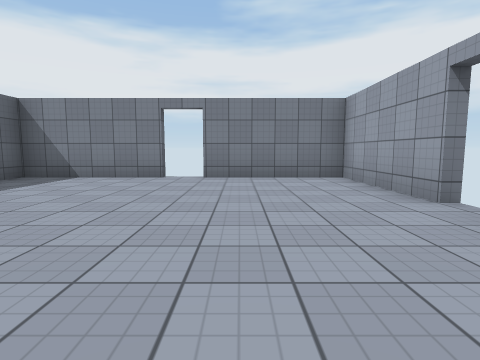
[1] (above)

20 first-person views from a walk through a 3-D level made in the Unity game engine. The camera is 1.2 m above the floor, tilts 6° down and sees 80° across. Doors are open. The floor is counted in squares, 2 m on a side. Each view is taken from the middle of a square. On the plan, view 1 faces up. The plan holds only what a view shows up to about 9 squares ahead; the rest is blank. The player is left out. Surface patterns are stand-ins for the level's own textures.

[2]
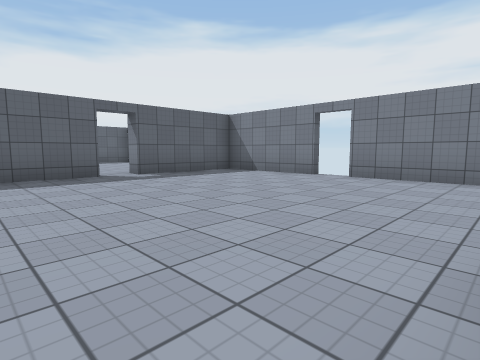

[3]
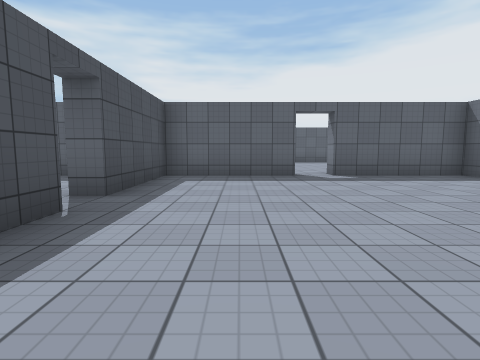

[4]
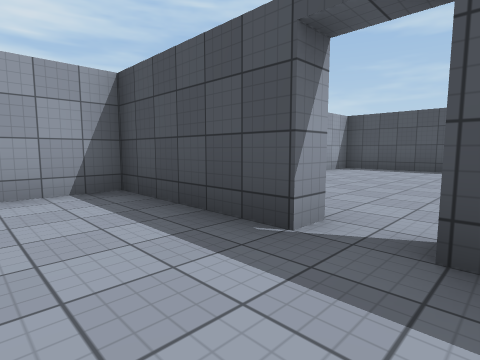

[5]
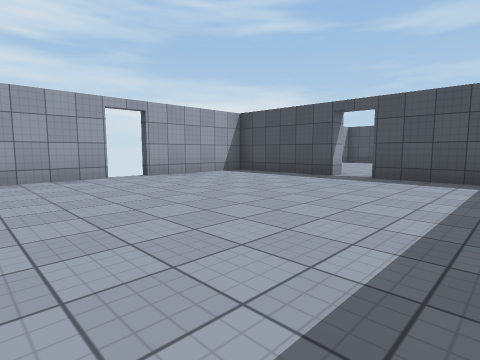

[6]
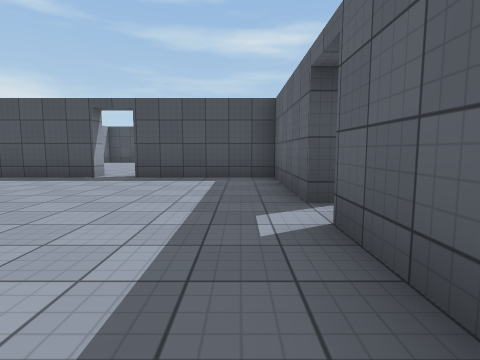

[7]
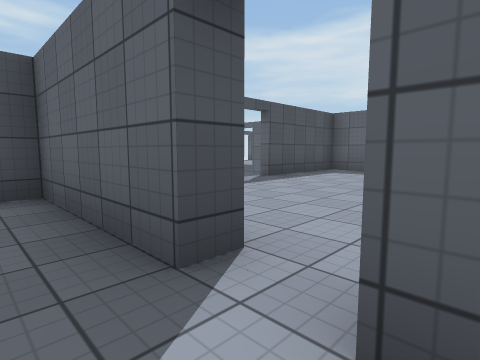

[8]
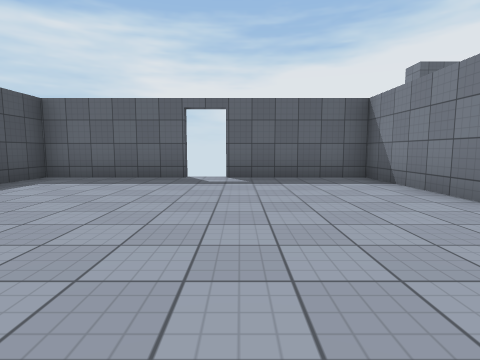

[9]
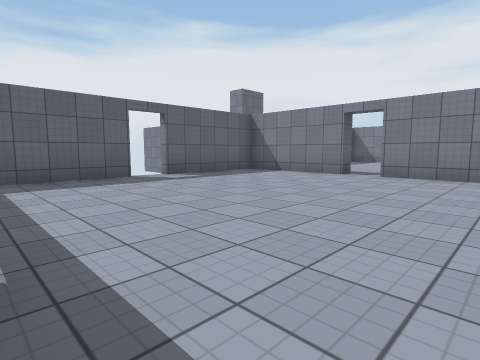

[10]
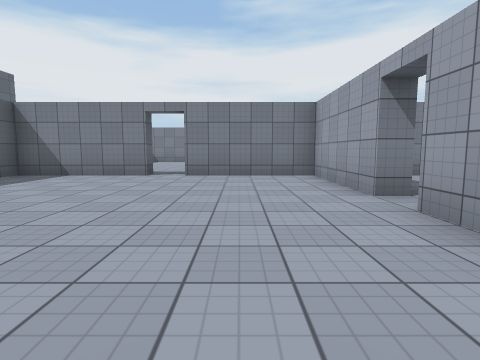

[11]
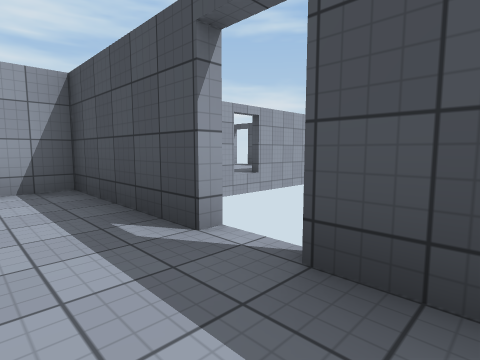

[12]
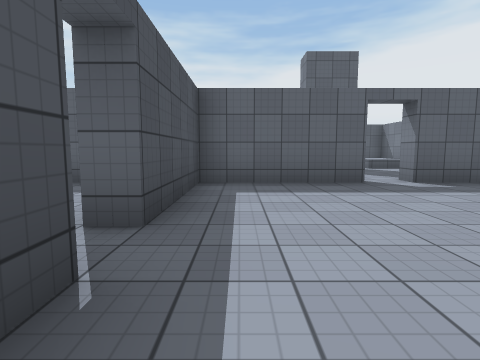

[13]
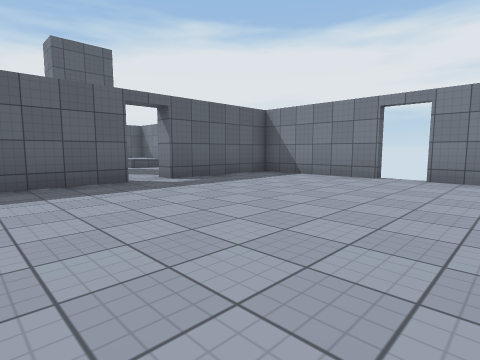

[14]
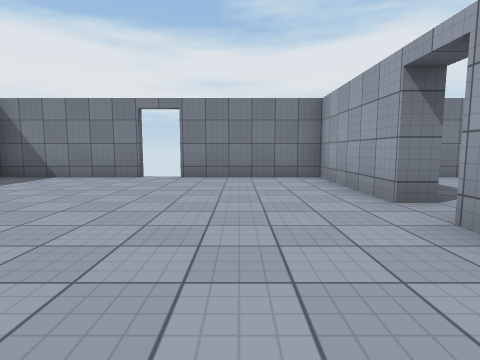

[15]
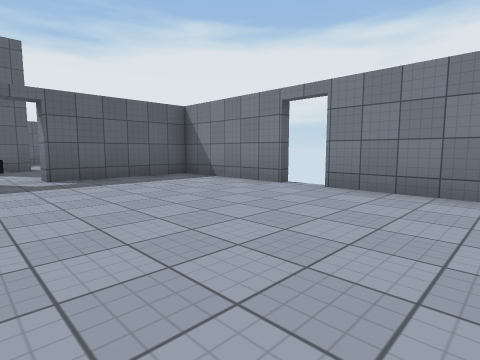

[16]
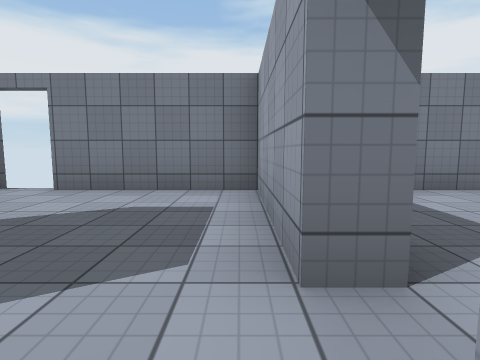

[17]
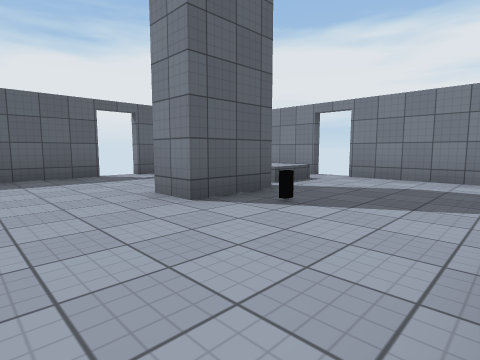

[18]
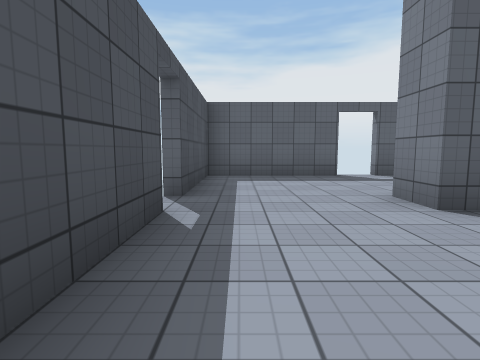

[19]
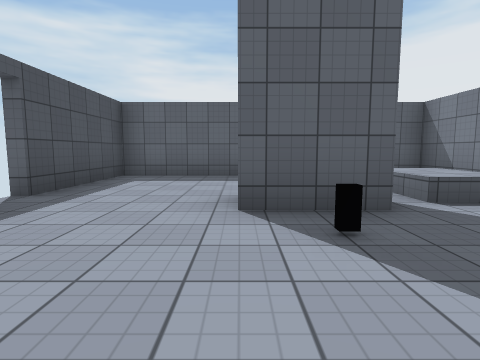

[20]
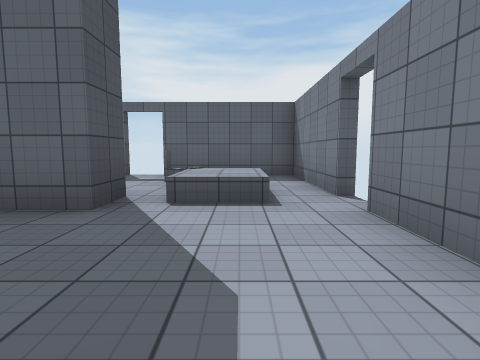

### Floor plan
Points are (right, up) in squares from view 1. A wall is a line through its corners. A room is listed if a view was taken in it or the views show most of it. See-through windows are left out.
Room 1 (views 1, 2, 3, 4)
walls: (2.3, 3.1) (2.3, 6.3) (-0.9, 6.3); (-1.6, 6.3) (-4.8, 6.3) (-4.8, 3.2); (-0.8, -0.8) (2.3, -0.8) (2.3, 0.8); (-4.8, 2.4) (-4.8, -0.8) (-1.7, -0.8)
ways out: open door at (-1, -1) to room 2; open door at (-5, 3) to room 4; open door at (-1, 6.5); open door at (2.5, 3)
Room 2 (views 5, 6, 7)
walls: (2.3, -4.4) (2.3, -2.5); (-4.8, -5.2) (-4.8, -8.3) (-1.6, -8.3); (-4.8, -2.8) (-4.8, -4.3); (-0.8, -8.3) (2.3, -8.3) (2.3, -5.1)
ways out: open door at (-1, -1) to room 1; open door at (-5, -5) to room 3; open door at (-1, -8.5); open door at (2.5, -5)
Room 3 (views 8, 9, 10, 11)
walls: (-12.3, -5.1) (-12.3, -8.3) (-9.1, -8.3); (-8.4, -8.3) (-5.2, -8.3) (-5.2, -5.2); (-9.2, -1.2) (-12.3, -1.2) (-12.3, -4.4); (-5.2, -4.3) (-5.2, -1.2) (-8.4, -1.2)
ways out: open door at (-5, -5) to room 2; open door at (-9, -1) to room 4; open door at (-12.5, -5); open door at (-9, -8.5)
Room 4 (views 12, 13, 14, 15)
walls: (-5.2, 3.2) (-5.2, 6.3) (-8.4, 6.3); (-9.1, 6.3) (-12.3, 6.3) (-12.3, 3.2); (-8.4, -0.8) (-7.8, -0.8); (-12.3, 2.4) (-12.3, -0.8) (-9.2, -0.8)
ways out: open door at (-5, 3) to room 1; open door at (-9, -1) to room 3; open door at (-12.5, 3) to room 5; open door at (-9, 6.5)
Room 5 (views 16, 17, 18, 19)
walls: (-15.8, 2) (-16.8, 2); (-15.9, -0.8) (-13.8, -0.8); (-19.8, 2.4) (-19.8, -0.8) (-16.6, -0.8); (-12.3, 3.2) (-12.7, 3.2); (-19.8, 4.6) (-19.8, 3.1)
low walls: (-16.2, 4.2) (-17.1, 4.2)
ways out: open door at (-12.5, 3) to room 4; opening at (-14, 3) to room 6; opening at (-19, 4) to room 7; open door at (-20, 2.5); open door at (-16.5, -1)
Room 6 (view 20)
walls: (-12.7, 3.2) (-12.7, 6.3) (-15.9, 6.3); (-16.8, 3.5) (-15.8, 3.5) (-15.8, 2)
low walls: (-16.2, 5.4) (-16.2, 4.2)
ways out: opening at (-14, 3) to room 5; opening at (-16, 5) to room 7; open door at (-16, 6.5) to room 7
Room 7 (no view inside)
walls: (-16.6, 6.3) (-19.8, 6.3) (-19.8, 4.6)
ways out: opening at (-19, 4) to room 5; opening at (-16, 5) to room 6; open door at (-16, 6.5) to room 6

Positions as (right, up) in squares from view 1, and headings:
1: (0, 0), facing up
2: (2, 0), facing up-left
3: (2, 1), facing left
4: (-2, 1), facing down-right
5: (-4, -2), facing down-right
6: (-4, -2), facing down
7: (-4, -4), facing down-left
8: (-6, -4), facing left
9: (-6, -8), facing up-left
10: (-7, -8), facing up
11: (-10, -7), facing down-right
12: (-7, 0), facing left
13: (-7, 0), facing up-left
14: (-7, 0), facing up
15: (-6, 2), facing up-left
16: (-13, 2), facing up
17: (-13, 0), facing up-left
18: (-13, 0), facing left
19: (-13, 2), facing left
20: (-13, 5), facing left
